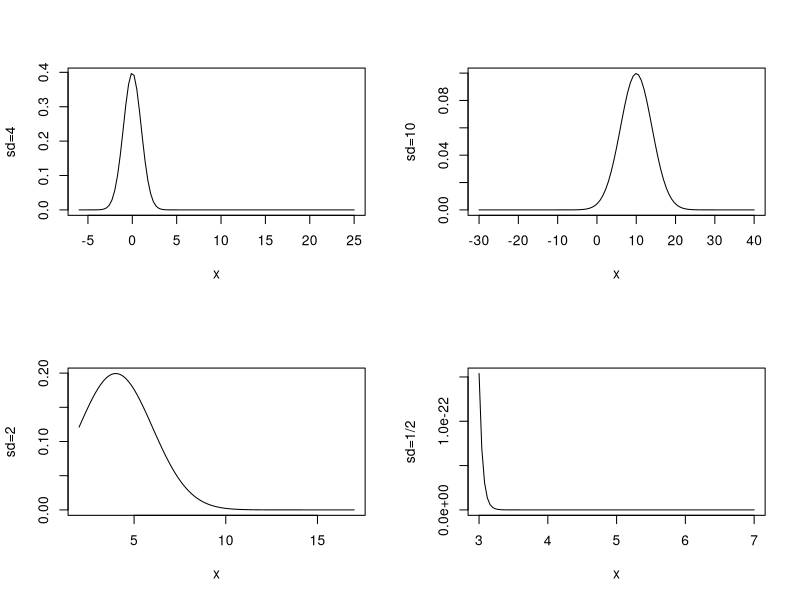

This chart was generated by the following R code: (Note: this script raises an error after producing the figure.)
# Task 2##########################################################

# Sets Layout for 4 graphs 2 on top 2 on bottom
layout(matrix(1:4, nr=2,nc=2))
# Normal Curve Plots
curve(dnorm(x, mean=0,sd=1),xlim=c(-6,25),ylab = "sd=4")
curve(dnorm(x, mean=4,sd=2),xlim=c(2,17),ylab = "sd=2")
curve(dnorm(x, mean=10,sd=4),xlim=c(-30,40),ylab = "sd=10")
curve(dnorm(x, mean=-2,sd=1/2),xlim=c(3,7),ylab = "sd=1/2")
#####################

# In order to find the area between x=10 and 25
#  - seq defines desired x points
xcurve=seq(10,25,length=1000)
# For The Y part of the curve  we use the X points
#  and the data for the curve in a normal distribution
ycurve=dnorm(xcurve,mean=10,sd=4)
# Creates a Polygon and fills it bounded by the given
#   x & y curves
polygon(c(10,xcurve,25),c(0,ycurve,0),col="Red")

# Put in the text with the appropriate area

# Area
prob=pnorm(25,mean=10,sd=4)-pnorm(10,mean=10,sd=4)
prob=round(prob,4)

# Click to paste the text onto the graph
text(locator(1), paste("Area = ", prob, sep=""))

###############################################################










# Sets Layout for 4 graphs 2 on top 2 on bottom
layout(matrix(1:4, nr=2,nc=2))
# Shows the layout that was made, with numbers 1 through
#  4 to designate each
windows;layout.show(4)
#####################
# Plots a curve with X-limits -10 and 30, with a Normal distribution
#  -w/ mean = 10, Standard Dev. = 4
curve(dnorm(x, mean=10,sd=4),xlim=c(-10,30))
#  -w/ mean = 10, Standard Dev. = 8
curve(dnorm(x, mean=10,sd=8),xlim=c(-10,30))
#  -w/ mean = 5, Standard Dev. = 4
curve(dnorm(x, mean=5,sd=4),xlim=c(-10,30))
#  -w/ mean = 10, Standard Dev. = 2
curve(dnorm(x, mean=10,sd=2),xlim=c(-10,30))
################
#
#####################
# Plots a curve with X-limits -10 and 30, with a Normal distribution
#  -w/ mean = 10, Standard Dev. = 4
curve(dnorm(x, mean=10,sd=4),xlim=c(-10,30))
#
# In order to find the area between x=10 and 25
#  - seq defines desired x points
xcurve=seq(10,25,length=1000)
# For The Y part of the curve  we use the X points
#  and the data for the curve in a normal distribution
ycurve=dnorm(xcurve,mean=10,sd=4)
# Creates a Polygon and fills it bounded by the given
#   x & y curves
polygon(c(10,xcurve,25),c(0,ycurve,0),col="Red")

# Put in the text with the appropriate area

# Area
prob=pnorm(25,mean=10,sd=4)-pnorm(10,mean=10,sd=4)
prob=round(prob,4)

# Click to paste the text onto the graph
text(locator(1), paste("Area = ", prob, sep=""))

###############  Gamma ################
curve(dgamma(x,shape=1,scale=1),xlim=c(0,10),ylim=c(0,1),col="Red",lwd=2,
ylab="Gamma density", main="Beta=1")
text(locator(1),paste("alpha=",1))
curve(dgamma(x,shape=3,scale=1),xlim=c(0,10),ylim=c(0,1),add=TRUE,lwd=2)
text(locator(1),paste("alpha=",3))
curve(dgamma(x,shape=5,scale=1),xlim=c(0,10),ylim=c(0,1),add=TRUE, col="Blue",lwd=2)
text(locator(1),paste("alpha=",5))

################### Chi -sq ######### alpha = df/2, beta=2
curve(dchisq(x,df=2),xlim=c(0,10),ylim=c(0,1),col="Red",lwd=2,
ylab="Chisq density", main="df=2,5")
text(locator(1),paste("df=",2))
curve(dchisq(x,df=5),xlim=c(0,10),ylim=c(0,1),col="Blue",lwd=2,
ylab="Chisq density",add=TRUE)

## Beta
curve(dbeta(x,shape1=2,shape2=3),xlim=c(0,1))

#P( 0.2<=Y<=0.6)
